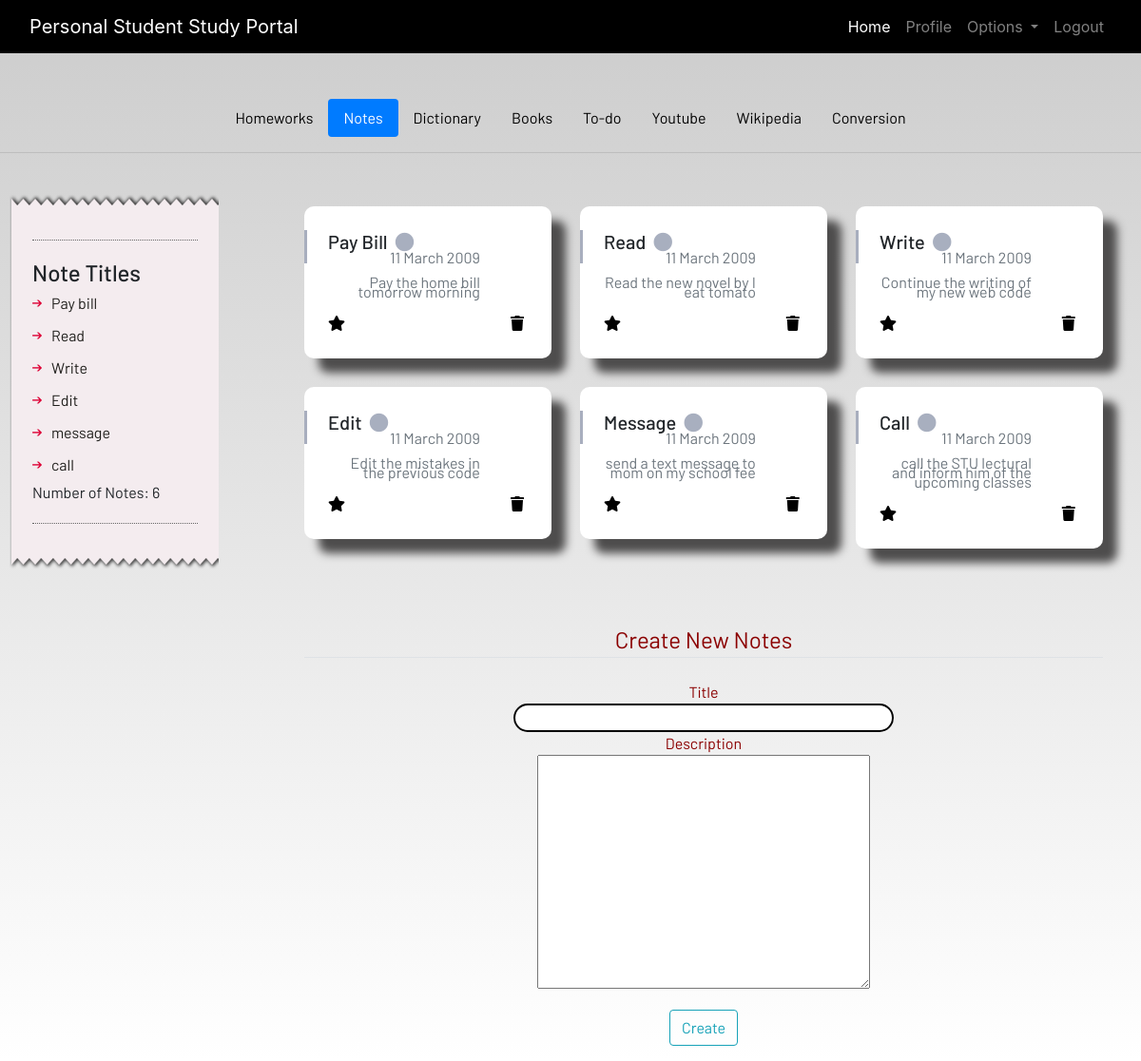
Page /notes (signed in) on the committed database.
### portal/models.py (models this page shows, shortened)
class Notes(models.Model):
    user = models.ForeignKey(User,on_delete=models.CASCADE)
    title =models.CharField(max_length=200)
    description = models.TextField()
    class Meta:
        verbose_name = 'notes'
        verbose_name_plural = 'notes'

### portal/views.py (the view)
# urls.py: path('notes',views.notes,name='notes'),
@login_required
def notes(request):
    if request.method =="POST":
        form =NotesForm(request.POST)
        if form.is_valid():
            notes = Notes(user = request.user,title=request.POST['title'],description =request.POST['description'])
            notes.save()
        messages.success(request,f'Note Added from {request.user.username} Successfully!')
    else:
        form =NotesForm()
    notes = Notes.objects.filter(user=request.user)
    context = {'notes':notes,'form':form}
    return render(request,'notes.html',context)

### portal/forms.py
class NotesForm(forms.ModelForm):
    class Meta:
        model = Notes
        fields = ('title','description')

### portal/templates/notes.html (shortened to what this page needs)
{% extends 'base.html' %}
{% load static %}
{% load crispy_forms_tags %}
{% block content %}
<ul class="nav nav-pills justify-content-center">
    <li class="nav-item">
        <a href="{% url 'homework' %}" class="nav-link">Homeworks</a>
    </li>
    <li class="nav-item">
        <a href="{% url 'notes' %}" class="nav-link active">Notes</a>
    </li>
    <li class="nav-item">
        <a href="{% url 'dictionary' %}" class="nav-link">Dictionary</a>
    </li>
    <li class="nav-item">
        <a href="{% url 'books' %}" class="nav-link">Books</a>
    </li>
    <li class="nav-item">
        <a href="{% url 'todo' %}" class="nav-link">To-do</a>
    </li>
    <li class="nav-item">
        <a href="{% url 'youtube' %}" class="nav-link">Youtube</a>
    </li>
    <li class="nav-item">
        <a href="{% url 'wikipedia' %}" class="nav-link">Wikipedia</a>
    </li>
    <li class="nav-item">
        <a href="{% url 'conversion' %}" class="nav-link">Conversion</a>
    </li>
</ul>
<hr>
      <div id="sidebar">
        <div class="sidebar_top"></div>
        <div class="sidebar_bottom"></div>
        <div class="sidebar_section">
        </div>
        <div class="sidebar_section">
          <h2>Note Titles</h2>
          <ul class="categories_list">
            {% for title in notes%}
                <li><a href='{% url "notes_detail" title.id %}'>{{title.title}} </a></li>
            {% endfor %}
            {% if notes %}
                <li>Number of Notes: {{notes|length}}</li>
            {% endif %}
          </ul>
        </div>
      </div>
            <div class="content">
                <div class="tab-content bg-transparent">
        <div id="note-full-container" class="note-has-grid row">
            {% for note in notes %}
            <div class="col-md-4 single-note-item all-category">
                <div class="card card-body">
                    <span class="side-stick"></span>
                    <h5 class="note-title text-truncate w-75 mb-0" data-noteheading="Book a Ticket for Movie">{{note.title | title}} <i class="point fa fa-circle ml-1 font-10"></i></h5>
                    <p class="note-date fonts-12 text-muted">11 March 2009</p>
                    <div class="note-content">
                        <p class="note-inner-content text-muted" data-notecontent="Blandit tempus porttitor aasfs. Integer posuere erat a ante venenatis.">{{note.description}} </p>
                    </div>
                    <div class="d-flex align-items-center">
                        <span class="mr-1"><i class="fa fa-star favourite-note"><a href="#"></a></i></span>
                        <div class="ml-auto">
                            <a href="{% url 'delete_note' note.id %}"><span class="mr-1"><i class="fa fa-trash remove-note"></i></span></a>
                        </div>
                    </div>
                </div>
            </div>
            {% endfor %}
            </div>
                                <br><br>
                    <div class="form">
                        <form method="POST">
                            <fieldset class="form-group">
                                <legend class="border-bottom mb-4">Create New Notes</legend>
                                {% for form in form %}
                                    {{form.label}}<br>
                                    {{form}}<br>
                                {% endfor %}
                            </fieldset>
                            <div class="form-group">
                                <button href="" class="btn btn-outline-info" type="submit">
                                    Create
                                </button>
                            </div>
                        </form>
                    </div>
        </div>
    </div>
<br><br><br><br>
{% endblock content %}

### portal/templates/base.html (shortened to what this page needs)
<!DOCTYPE html>
{% load static %}
<html lang="en">
<head>
  <link rel="stylesheet" href="https://stackpath.bootstrapcdn.com/bootstrap/4.3.1/css/bootstrap.min.css"
 />
  <link rel="stylesheet" href="https://use.fontawesome.com/releases/v5.7.2/css/all.css"
 />
  <link rel="stylesheet" href="{% static 'css/main.css' %}" />
</head>
<body>
  <header>
    <nav class="navbar navbar-expand-lg navbar-dark bg-dark">
      <div class="container-fluid">
        <a class="navbar-brand" href='{% url "home" %}'>Personal Student Study Portal</a>
        <div class="collapse navbar-collapse justify-content-end" id="navbarSupportedContent">
          <ul class="navbar-nav mb-2 mb-lg-0">
            <li class="nav-item">
              <a class="nav-link active" aria-current="page" href='{% url "home" %}'>Home</a>
            </li>
            {% if user.is_authenticated %}
            <li class="nav-item">
              <a class="nav-link" href='{% url "profile" %}'>Profile</a>
            </li>
            <li class="nav-item dropdown">
              <a class="nav-link dropdown-toggle" href="#" id="navbarDropdown" role="button" data-toggle="dropdown"
                aria-haspopup="true" aria-expanded="false">
                Options
              </a>
            </li>
            <li class="nav-item">
              <a class="nav-link" href='{% url "logout" %}'>Logout</a>
            </li>
            {% endif %}
          </ul>
        </div>
      </div>
    </nav>
  </header>
  <br /><br />
  <main>
    {% block content %}
    {% endblock content %}
  </main>
</body>
</html>

### portal/static/css/main.css (style rules this page uses)
html { scroll-behavior: smooth; height: 100%; width: 100%; }
main { font-family: Barlow, Quicksand, Rubik, sans-serif, serif, 'Times New Roman', Times, serif !important; }
.navbar { background-color: rgb(0, 0, 0) !important; }
.card { box-shadow: 15px 15px 10px rgb(78, 77, 77); }
a { text-decoration: none !important; color: black; }
.card p { text-align: right; margin-right: 50px; line-height: 10px; }
html, body { max-width: 100%; overflow-x: hidden; height: 100%; width: 100%; background-repeat: repeat-y; }
body { background: linear-gradient(rgba(0, 0, 0, 0.2), rgba(255, 255, 255, 0.5)); overflow-x: hidden; background-repeat: no-repeat; }
.fa { color: black; }
#sidebar { float: left; position: absolute; width: 220px ; margin: 40px 10px; padding: 15px 22px 15px 24px; background: url(../images/sidebar_middle.png) repeat-y; }
#sidebar .sidebar_top { position: absolute; width: 220px; height: 13px; top: -13px; left: 0; background: url(../images/sidebar_top.png) no-repeat; }
#sidebar .sidebar_bottom { position: absolute; width: 220px; height: 13px; bottom: -13px; left: 0; background: url(../images/sidebar_bottom.png) no-repeat; }
#sidebar .sidebar_section { padding-bottom: 20px; margin-bottom: 20px; border-bottom: 1px dotted #666; }
.sidebar_section h2 { font-size: 24px; margin-bottom: 0px; }
#sidebar .sidebar_section .categories_list { margin: 0; padding: 0; list-style: none; }
.categories_list li { padding: 0; margin: 0; }
.categories_list li a { display: block; color: #201f1c; padding: 5px 0 5px 20px; background: url(../images/list.png) center left no-repeat; }
.content { float: right; width: 70%; margin: 40px; }
.card { position: relative; display: flex; flex-direction: column; min-width: 0; word-wrap: break-word; background-color: #fff; background-clip: border-box; border: 0 solid transparent; border-radius: 0; }
.card { margin-bottom: 30px; }
.card-body { flex: 1 1 auto; padding: 1.57rem; }
.note-has-grid .single-note-item .card { border-radius: 10px }
.note-has-grid .single-note-item .favourite-note { cursor: pointer }
.note-has-grid .single-note-item .side-stick { position: absolute; width: 3px; height: 35px; left: 0; background-color: rgba(82, 95, 127, .5) }
.note-has-grid .single-note-item.all-category .point { color: rgba(82, 95, 127, .5) }
.form { align-items: center; align-content: center; text-align: center; color: darkred; }
#id_title { border: 2px solid black; border-radius: 20px; width: 400px; }

### rows in the picture
Notes: title "Pay bill", title "Pay Bill", description "Pay the home bill tomorrow morning"
Notes: title "Read", description "Read the new novel by I eat tomato"
Notes: title "Write", description "Continue the writing of my new web code"
Notes: title "Edit", description "Edit the mistakes in the previous code"
Notes: title "message", title "Message", description "send a text message to mom on my school fee"
Notes: title "call", title "Call", description "call the STU lectural and inform him of the upcoming classes"

### other values in the picture
{{ notes|length }} "6"
